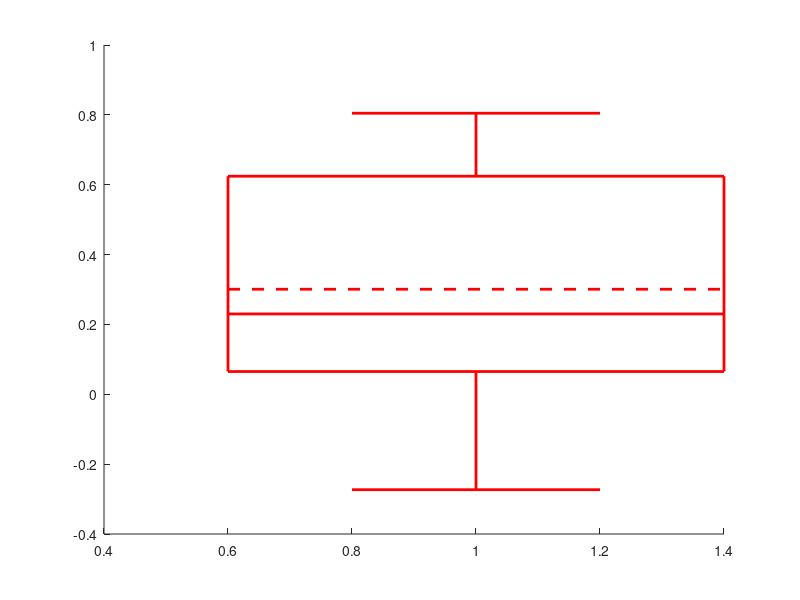

This chart was generated by the following MATLAB code:
function pBoxWhs(Lct,Wdt,X, Clr, Thc);

if nargin==0;
    clf;
    Lct=1; %location on x axis
    Wdt=0.4; %half width on x axis
    Clr='r'; %color
    Thc=2; %line thickness
    X=randn(5,1); 
end;

%% Key summary statistics
Q=quantile(X,[0.025 .25 .5 .75 .975]); %quantiles to use
Avr=mean(X); %average

hold on;
plot((Lct-Wdt)*ones(2,1),Q([2 4]),'color',Clr,'linewidth',Thc);
plot((Lct+Wdt)*ones(2,1),Q([2 4]),'color',Clr,'linewidth',Thc);
plot([Lct-Wdt,Lct+Wdt],Q(2)*ones(2,1),'color',Clr,'linewidth',Thc);
plot([Lct-Wdt,Lct+Wdt],Q(3)*ones(2,1),'color',Clr,'linewidth',Thc);
plot([Lct-Wdt,Lct+Wdt],Q(4)*ones(2,1),'color',Clr,'linewidth',Thc);
plot([Lct-Wdt,Lct+Wdt],Avr*ones(2,1),'color',Clr,'linewidth',Thc,'linestyle','--');
plot(Lct*ones(2,1),Q([4 5]),'color',Clr,'linewidth',Thc);
plot(Lct*ones(2,1),Q([1 2]),'color',Clr,'linewidth',Thc);
plot([Lct-Wdt/2,Lct+Wdt/2],Q(1)*ones(2,1),'color',Clr,'linewidth',Thc);
plot([Lct-Wdt/2,Lct+Wdt/2],Q(5)*ones(2,1),'color',Clr,'linewidth',Thc);

return;
